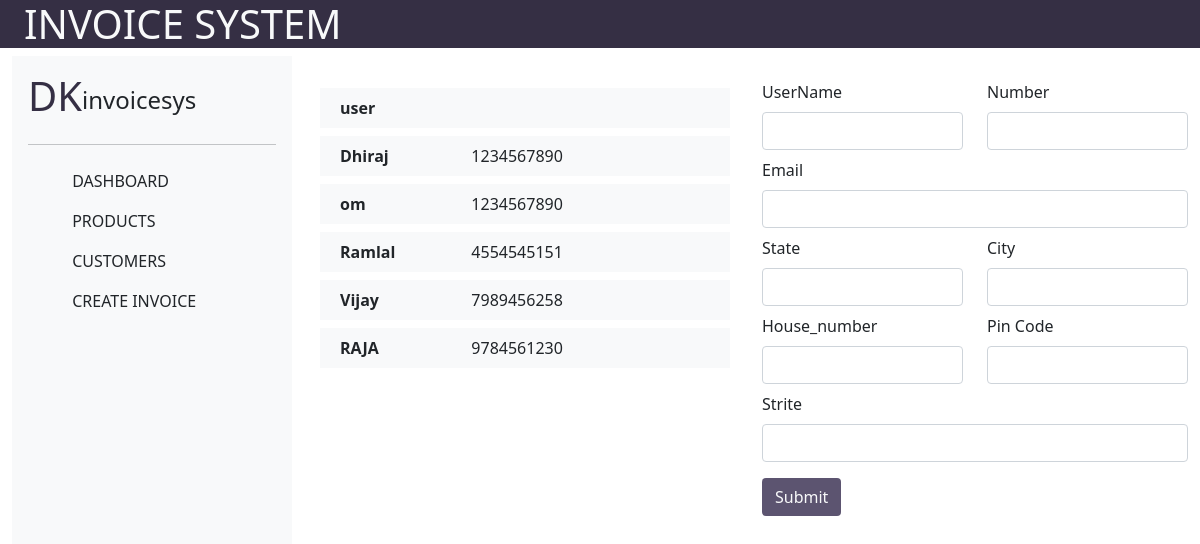
Screenshot of /client with the database file from the repository.
### invoice/models.py (models this page shows, shortened)
class User(AbstractUser):
    email=models.EmailField(unique=True)
    number=models.CharField(max_length=10)
    pincod=models.CharField(max_length=6)
    state=models.CharField(max_length=20)
    city=models.CharField(max_length=50)
    house_number=models.CharField(max_length=10)
    Strite=models.CharField(max_length=100)
    password=models.CharField(max_length=20, default='user@123')

### invoice/views.py (the view, shortened to what this page needs)
# urls.py: path('client',views.client, name='client'),
def client(request):
    users=User.objects.all()
    return render(request, 'client.html', {'users':users})

### invoice/templates/client.html (shortened to what this page needs)
{% extends 'base.html' %}
{% block content %}
<div class="row" style="border-top: 5 solid #5C5470; border-radius: 25px;">
  <div class="col mt-4 " style="max-height: 100vh; overflow: auto;">
        {% for i in users %}
        <div class="row m-2 p-2 bg-light">
        <div class="col-4"><b>{{i.username}}</b></div>
        <div class="col-8">{{i.number}}</div>
        </div>
        {% endfor %}
  </div>
  <div class="col mt-4">
    <form method="post" action="client">
        <div class="row ">
            <div class="col">
                 <label  class="form-label">UserName</label>
                <input type="text" class="form-control" name="username">
            </div>
            <div class="col">
                <label  class="form-label">Number</label>
                <input type="text" class="form-control" name="number">
            </div>
        </div>
        <div class="row mt-2">
            <div class="col">
                 <label  class="form-label">Email</label>
                <input type="email" class="form-control" name="email">
            </div>
        </div>
        <div class="row mt-2">
            <div class="col">
                 <label  class="form-label">State</label>
                <input type="text" class="form-control" name="state">
            </div>
            <div class="col">
                <label  class="form-label">City</label>
                <input type="text" class="form-control" name="city">
            </div>
        </div>
        <div class="row mt-2">
            <div class="col">
                 <label  class="form-label">House_number</label>
                <input type="text" class="form-control" name="house_number">
            </div>
            <div class="col">
                <label  class="form-label">Pin Code</label>
                <input type="text" class="form-control" name="pincode">
            </div>
        </div>
        <div class="row mt-2">
            <div class="col">
                <label  class="form-label">Strite</label>
                <input type="text" class="form-control" name="strite">
            </div>
        </div>
      <button type="submit" class="btn text-light mt-3" style="background-color: #5C5470;">Submit</button>
    </form>
  </div>
</div>
{% endblock %}

### invoice/templates/base.html (style rules this page uses)
* { margin: 0px; padding: 0px; box-sizing: border-box; }

### rows the page displays
User: username "user"
User: username "Dhiraj", number "1234567890"
User: username "om", number "1234567890"
User: username "Ramlal", number "4554545151"
User: username "Vijay", number "7989456258"
User: username "RAJA", number "9784561230"
